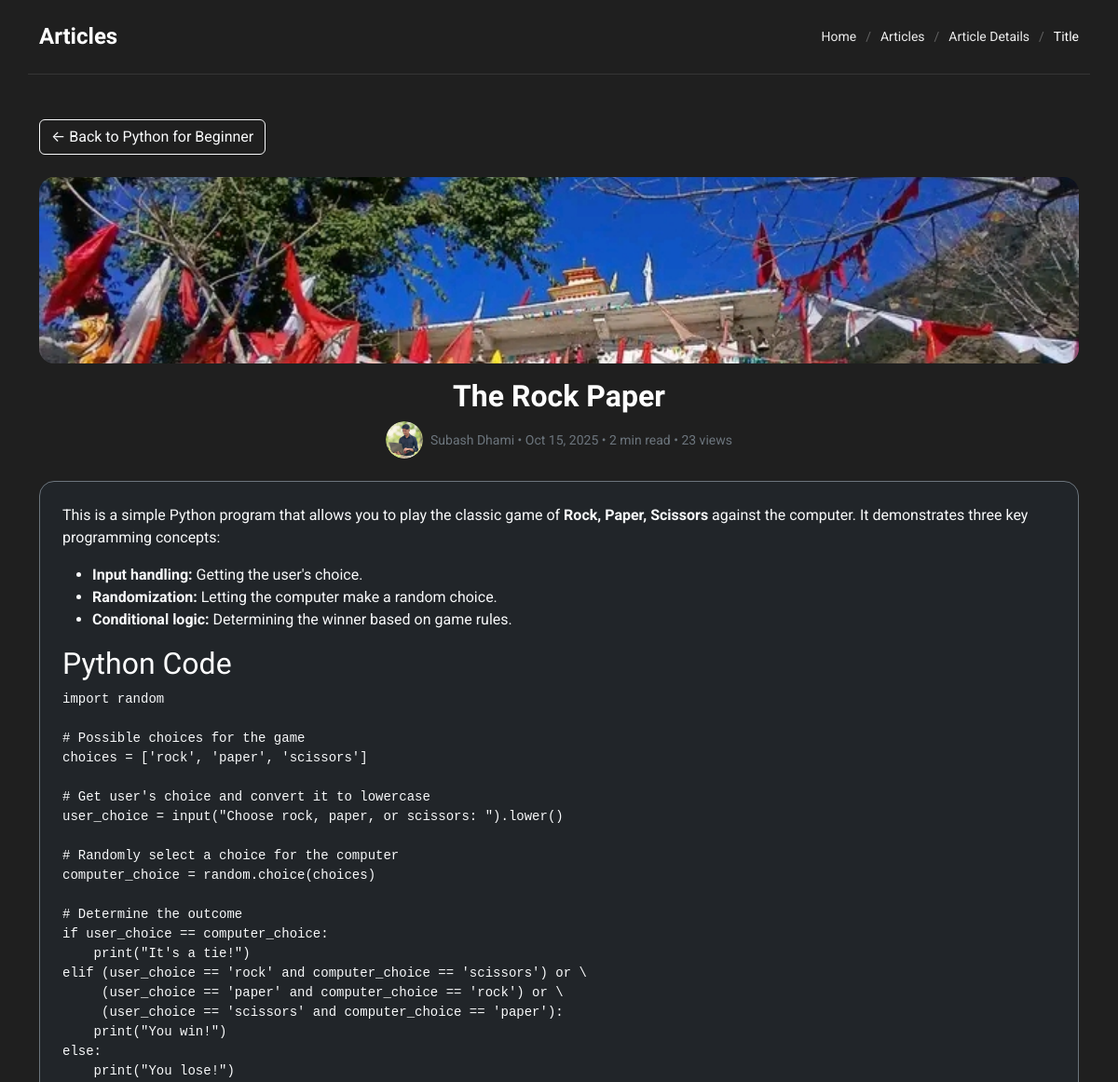
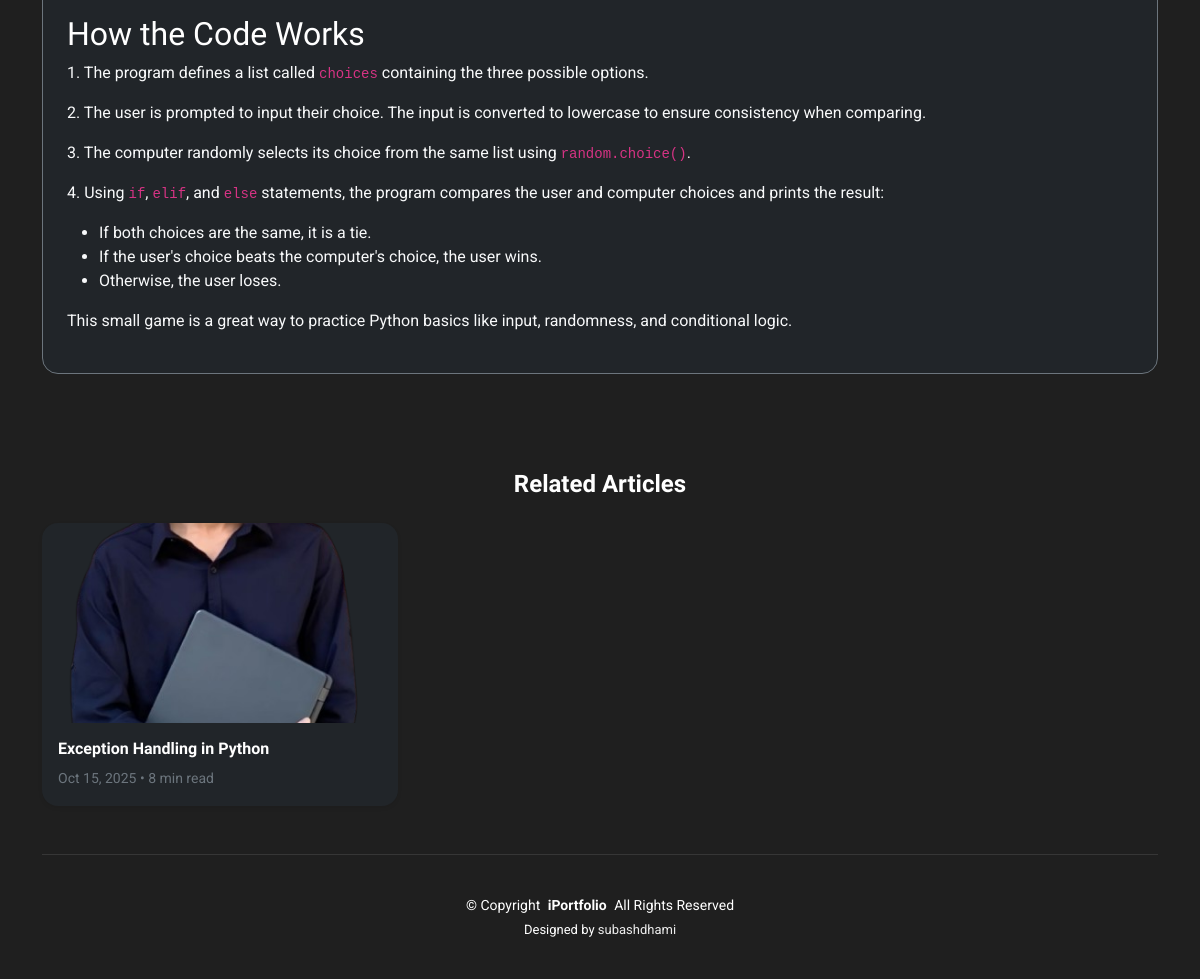
The page /article-read/1/ on the database its author committed (2 pictures, top to bottom).
### index/models.py (models this page shows, shortened)
class SubArticle(models.Model):
    main_article = models.ForeignKey(MainArticle, related_name='sub_articles', on_delete=models.CASCADE)
    title = models.CharField(max_length=255)
    content = models.TextField()
    image = models.ImageField(upload_to='sub_articles/', blank=True, null=True)
    views = models.PositiveIntegerField(default=0)
    read_time = models.CharField(max_length=50, default="1 min read")
    date_published = models.DateField(default=timezone.now)
    class Meta:
        ordering = ['-date_published']

class MainArticle(models.Model):
    title = models.CharField(max_length=255)
    author = models.CharField(max_length=100)
    author_image = models.ImageField(upload_to='authors/', blank=True, null=True)
    image = models.ImageField(upload_to='articles/', blank=True, null=True)
    short_description = models.TextField(blank=True)
    date_published = models.DateField(default=timezone.now)
    class Meta:
        ordering = ['-date_published']

### index/views.py (the view)
# urls.py: path("article-read/<int:sub_id>/", views.article_read, name="article_read"),  # Full read page
def article_read(request, sub_id):
    sub_article = get_object_or_404(SubArticle, id=sub_id)
    sub_article.views += 1
    sub_article.save()
    related_articles = SubArticle.objects.filter(
        main_article=sub_article.main_article
    ).exclude(id=sub_id)[:3]
    return render(request, "article-read.html", {
        "sub_article": sub_article,
        "related_articles": related_articles
    })

### templates/article-read.html (shortened to what this page needs)
<!DOCTYPE html>
{% load static %}
<html lang="en">
<head>
  <link href="{% static 'vendor/bootstrap/css/bootstrap.min.css' %}" rel="stylesheet">
  <link href="{% static 'vendor/bootstrap-icons/bootstrap-icons.css' %}" rel="stylesheet">
  <link href="{% static 'vendor/aos/aos.css' %}" rel="stylesheet">
  <link href="{% static 'vendor/glightbox/css/glightbox.min.css' %}" rel="stylesheet">
  <link href="{% static 'vendor/swiper/swiper-bundle.min.css' %}" rel="stylesheet">
  <link href="{% static 'css/main.css' %}" rel="stylesheet">
</head>
<body class="articles-details-page">
  <main class="main">
    <div class="page-title dark-background">
      <div class="container d-lg-flex justify-content-between align-items-center">
        <h1 class="mb-2 mb-lg-0">Articles</h1>
        <nav class="breadcrumbs">
          <ol>
            <li><a href="{% url 'index' %}">Home</a></li>
            <li><a href="{% url 'articles' %}">Articles</a></li>
            <li><a href="{% url 'article_detail' sub_article.id %}">Article Details</a></li>
            <li class="current">Title</li>
          </ol>
        </nav>
      </div>
    </div>
    <div class="container py-5">
    <a href="{% url 'article_detail' sub_article.main_article.id %}" class="btn btn-outline-light mb-4">&larr; Back to {{ sub_article.main_article.title }}</a>
    <div class="text-center mb-4">
        {% if sub_article.image %}
        <img src="{{ sub_article.image.url }}" class="img-fluid rounded-4 mb-3" alt="{{ sub_article.title }}" style="max-height: 200px; width: 100%; object-fit: cover;">
        {% endif %}
        <h2 class="fw-bold">{{ sub_article.title }}</h2>
        <div class="d-flex justify-content-center align-items-center gap-2 text-secondary small">
        {% if sub_article.main_article.author_image %}
            <img src="{{ sub_article.main_article.author_image.url }}" style="width: 40px; height: 40px;" class="rounded-circle" alt="Author">
        {% endif %}
        <span>{{ sub_article.main_article.author }} • {{ sub_article.date_published|date:"M d, Y" }} • {{ sub_article.read_time }} • {{ sub_article.views }} views</span>
        </div>
    </div>
    <div class="bg-dark p-4 rounded-4 border border-secondary text-light">
        {{ sub_article.content|safe }}
    </div>
    </div>
<div class="container py-5">
    <h4 class="fw-bold mb-4 text-center">Related Articles</h4>
    <div class="row g-4">
        {% for rel in related_articles %}
        <div class="col-md-4">
        <a href="{% url 'article_read' rel.id %}" class="text-decoration-none text-light">
            <div class="card bg-dark border-0 shadow-sm rounded-4 h-100">
            {% if rel.image %}
                <img src="{{ rel.image.url }}" class="card-img-top rounded-top-4" alt="{{ rel.title }}" style="height: 200px; object-fit: cover;">
            {% endif %}
            <div class="card-body">
                <h6 class="fw-bold">{{ rel.title }}</h6>
                <small class="text-secondary">{{ rel.date_published|date:"M d, Y" }} • {{ rel.read_time }}</small>
            </div>
            </div>
        </a>
        </div>
        {% endfor %}
    </div>
    </div>
  </main>
  <footer id="footer" class="footer position-relative">
    <div class="container">
      <div class="copyright text-center ">
        <p>© <span>Copyright</span> <strong class="px-1 sitename">iPortfolio</strong> <span>All Rights Reserved</span></p>
      </div>
      <div class="credits">
        Designed by <a href="https://subashdhami.com.np/">subashdhami</a>
      </div>
    </div>
  </footer>
</body>
</html>

### static/css/main.css (style rules this page uses)
:root { --default-font: "Roboto", system-ui, -apple-system, "Segoe UI", Roboto, "Helvetica Neue", Arial, "Noto Sans", "Liberation Sans", sans-serif, "Apple Color Emoji", "Segoe UI Emoji", "Segoe UI Symbol", "Noto Color Emoji"; --heading-font: "Ubuntu", sans-serif; --nav-font: "Nunito", sans-serif; }
:root { --background-color: #1f1f1f; --default-color: #ffffff; --heading-color: #ffffff; --accent-color: #ececec; --surface-color: #232323; --contrast-color: #310606; }
:root { --nav-color: rgba(236, 236, 236, 0.59); --nav-hover-color: #ffffff; --nav-mobile-background-color: #393939; --nav-dropdown-background-color: #393939; --nav-dropdown-color: #ffffff; --nav-dropdown-hover-color: #ececec; }
.dark-background { --background-color: #040b14; --default-color: #ffffff; --heading-color: #ffffff; --surface-color: #151f2b; --contrast-color: #ffffff; }
:root { scroll-behavior: smooth; }
body { color: var(--default-color); background-color: var(--background-color); font-family: var(--default-font); }
a { color: var(--accent-color); text-decoration: none; transition: 0.3s; }
h1, h2, h3, h4, h5, h6 { color: var(--heading-color); font-family: var(--heading-font); }
.footer { color: var(--default-color); background-color: var(--background-color); font-size: 14px; padding: 0 0 40px 0; position: relative; }
.footer .copyright { padding-top: 40px; border-top: 1px solid color-mix(in srgb, var(--default-color), transparent 90%); }
.footer .copyright p { margin-bottom: 0; }
.footer .credits { margin-top: 4px; font-size: 13px; text-align: center; }
.page-title { color: var(--default-color); padding: 25px 0 0 0; position: relative; }
.page-title .container { border-bottom: 1px solid color-mix(in srgb, var(--default-color), transparent 90%); padding-bottom: 25px; }
.page-title h1 { font-size: 24px; font-weight: 700; }
.page-title .breadcrumbs ol { display: flex; flex-wrap: wrap; list-style: none; padding: 0; margin: 0; font-size: 14px; font-weight: 400; }
.page-title .breadcrumbs ol li+li { padding-left: 10px; }
.page-title .breadcrumbs ol li+li::before { content: "/"; display: inline-block; padding-right: 10px; color: color-mix(in srgb, var(--default-color), transparent 70%); }

### rows shown on the page
SubArticle: main_article "Python for Beginner", image (picture), title "The Rock Paper", main_article.author_image (picture), main_article.author "Subash Dhami", date_published "Oct 15, 2025", read_time "2 min read", views "23", content "This is a simple Python program that allows you to play the classic game of Rock, Paper, Scissors against the computer. It demonstrates three key programming concepts: Input handling: Getting the user's choice. Randomization: Letting the computer make a random choice. Conditional logic: Determining the winner based on game rules. Python Code import random # Possible choices for the game choices = ['rock', 'paper', 'scissors'] # Get user's choice and convert it to lowercase user_choice = input(\"Choose rock, paper, or scissors: \").lower() # Randomly select a choice for the computer computer_choice = random.choice(choices) # Determine the outcome if user_choice == computer_choice: print(\"It's…"
SubArticle: image (picture), title "Exception Handling in Python", date_published "Oct 15, 2025", read_time "8 min read"
